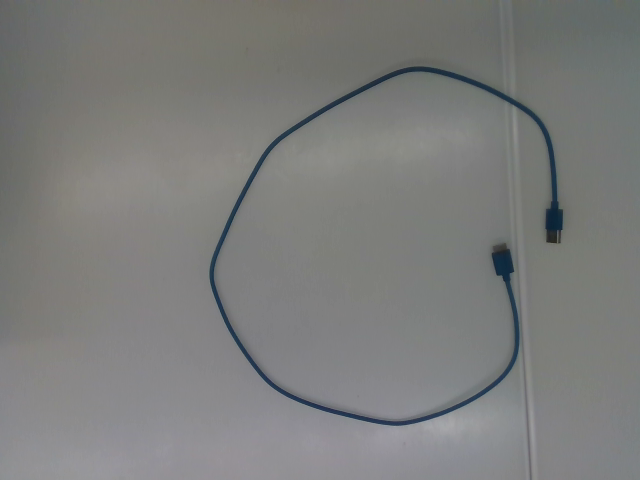
#> input picture images/1_Color.png, 640 x 480 px
$ python loader.py
#> lines starting #> are read from the running program, lines starting #| are printed output that depends on the picture
# Load in Images from /images directory
import os
import numpy as np
import matplotlib.pyplot as plt
from PIL import Image

def view_raw_depth(filename, width, height):
    # Read the raw data
    depth_data = np.fromfile(filename, dtype=np.uint16)

    # Reshape the data into a 2D array
    depth_image = depth_data.reshape((height, width))

    # Display the depth image
    plt.imshow(depth_image, cmap='viridis')  # viridis is good for depth visualization
    plt.colorbar(label='Depth')
    plt.title('Depth Image')
    plt.show()

def view_raw_color(filename, width, height):
    # Read data from png file
    color_data = plt.imread(filename)

    # Display the color image
    plt.imshow(color_data)
    plt.title('Color Image')
    plt.show()

def get_depth(filename, width, height):
    # Read the raw data
    depth_data = np.fromfile(filename, dtype=np.uint16)

    # Reshape the data into a 2D array
    depth_image = depth_data.reshape((height, width))

    return depth_image

def get_mask(filename, width, height):
    # Read data from png file
#> called with filename = 'images/1_Color.png', width = 424, height = 240
    image = Image.open(filename)
#> image is the input picture: PIL image 640x480 RGB; mean R, G, B 123.9, 124.7, 123.5

    # Resize the image
    resized_image = image.resize((width, height))  # e.g., (800, 600)
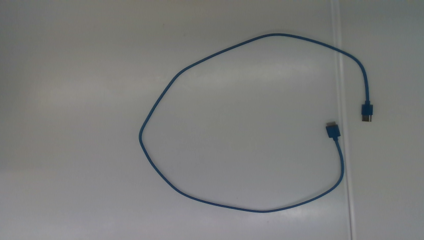
#> resized_image: PIL image 424x240 RGB; mean R, G, B 123.9, 124.8, 123.5
    color_data = np.array(resized_image)

    # Create a mask where the object is colored and the background is white
    mask = np.zeros((height, width), dtype=np.bool_)
    mask[color_data[:, :, 0] < 50] = True  # Assuming RGB values

    # # Display the mask
    # plt.imshow(mask, cmap='gray')
    # plt.title('Mask')
    # plt.show()

    return mask

if __name__ == "__main__":
    # Update with your actual .raw file path
    first_file = os.path.join('images', '1_Depth.raw')  # Assuming the raw file is in the images directory
    # view_raw_depth(first_file, width=424, height=240)
    get_mask("images/1_Color.png", width=424, height=240)
    second_file = os.path.join('images', '2_Depth.raw')  # Assuming the raw file is in the images directory
    # view_raw_depth(second_file, width=424, height=240)
    get_mask("images/2_Color.png", width=424, height=240)
#> call 2 of get_mask, with filename = 'images/2_Color.png', width = 424, height = 240
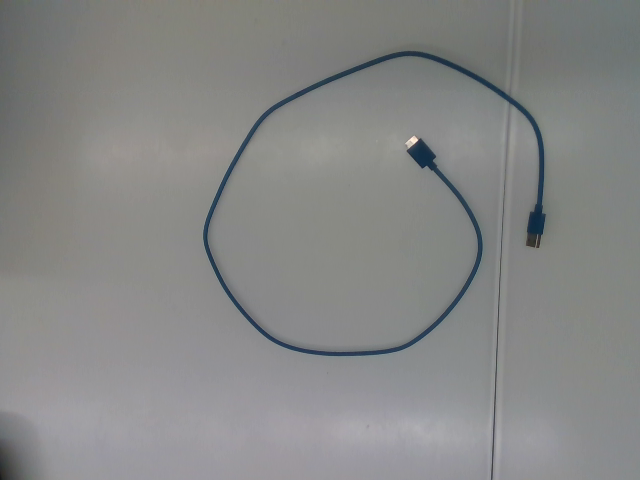
#> input picture images/2_Color.png, 640 x 480 px
#> in get_mask, image is the input picture: PIL image 640x480 RGB; mean R, G, B 134.1, 135, 134.3
#> in get_mask (call 2), `resized_image = image.resize((width, height))`:
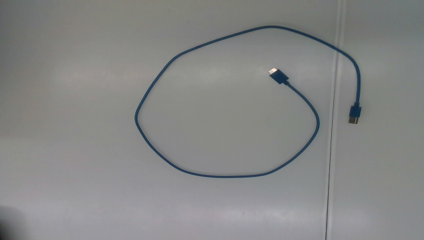
#> resized_image: PIL image 424x240 RGB; mean R, G, B 134.1, 135, 134.3
